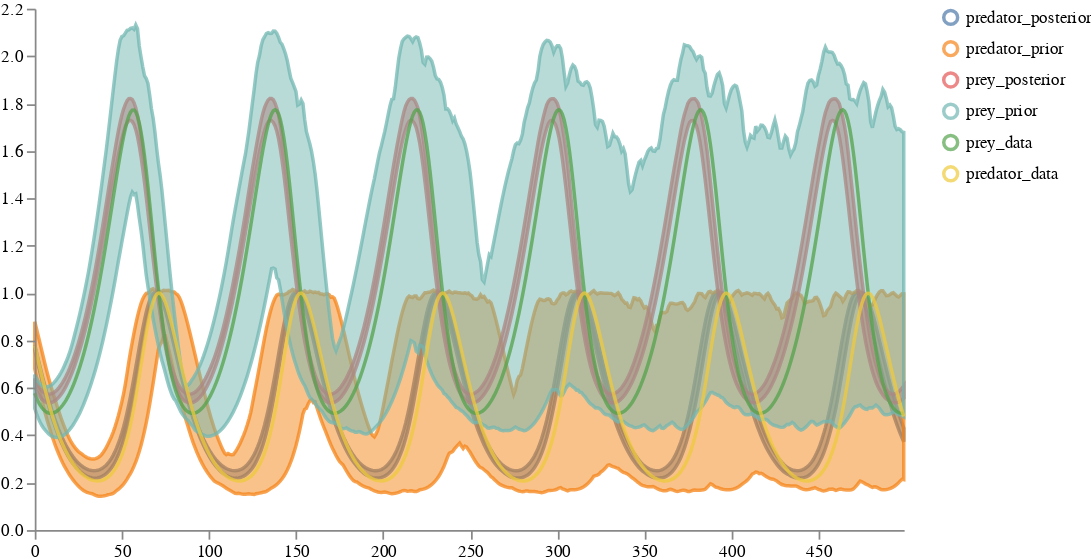

This figure's notebook cell:
### Code cell
distributions = pd.DataFrame({
    'timepoint_id': prior_samples_df['timepoint_id'],
    'sample_id': prior_samples_df['sample_id'],
    'prey_prior': prior_samples_df['prey_population_sol'], 
    'predator_prior': prior_samples_df['predator_population_sol'],
    'prey_posterior': posterior_samples_df['prey_population_sol'],
    'predator_posterior': posterior_samples_df['predator_population_sol'],
    })

traces = pd.DataFrame({
    "timepoint_id": deterministic_lotka_volterra_trajectory_df['timepoint_id'],
    'prey_data': deterministic_lotka_volterra_trajectory_df['prey_population_sol'],
    'predator_data': deterministic_lotka_volterra_trajectory_df['predator_population_sol']
})

schema = vega.trajectories(distributions, traces=traces)
vega.ipy_display(schema)

### Figure 1 — Vega specification as saved in the notebook (floating-point values rounded to 4 significant figures; data arrays with more than 128 entries replaced by an {"elided": "..."} marker saying what was removed)
{"$schema": "https://vega.github.io/schema/vega/v5.json", "axes": [{"orient": "bottom", "scale": "xscale", "zindex": 100}, {"orient": "left", "scale": "yscale", "zindex": 100}], "data": [{"name": "distributions", "values": {"elided": "2000 records"}}, {"name": "traces", "values": {"elided": "1000 records"}}, {"name": "points", "values": []}, {"name": "markers", "values": []}, {"name": "selected", "on": [{"remove": true, "trigger": "clear"}, {"remove": true, "trigger": "!shift"}, {"insert": "clicked", "trigger": "!shift && clicked"}, {"toggle": "clicked", "trigger": "shift && clicked"}]}], "height": 300, "legends": [{"encode": {"labels": {"interactive": true, "name": "legendLabel", "update": {"opacity": [{"test": "!length(data('selected')) || indata('selected', 'value', datum.value)", "value": 1}, {"value": 0.25}]}}, "symbols": {"interactive": true, "name": "legendSymbol", "update": {"fill": {"value": "transparent"}, "opacity": [{"test": "!length(data('selected')) || indata('selected', 'value', datum.value)", "value": 0.7}, {"value": 0.15}], "size": {"value": 64}, "strokeWidth": {"value": 2}}}}, "stroke": "color"}], "marks": [{"from": {"facet": {"data": "points", "groupby": "trajectory", "name": "points_split"}}, "marks": [{"encode": {"hover": {"fillOpacity": {"value": 0.9}}, "update": {"fill": {"field": "trajectory", "scale": "color"}, "fillOpacity": [{"test": "!length(data('selected')) || indata('selected', 'value', datum.trajectory)", "value": 0.5}, {"value": 0.15}], "stroke": {"field": "trajectory", "scale": "color"}, "strokeOpacity": [{"test": "!length(data('selected')) || indata('selected', 'value', datum.trajectory)", "value": 0.75}, {"value": 0.15}], "strokeWidth": {"value": 2}, "x": {"field": "timepoint_id", "scale": "xscale"}, "y": {"field": "value", "scale": "yscale"}}}, "from": {"data": "points"}, "name": "_points_symbol", "type": "symbol", "zindex": 3}, {"encode": {"hover": {"fillOpacity": {"value": 0.9}}, "update": {"interpolate": {"value": "linear"}, "stroke": {"field": "trajectory", "scale": "color"}, "strokeOpacity": [{"test": "!length(data('selected')) || indata('selected', 'value', datum.trajectory)", "value": 0.3}, {"value": 0.1}], "strokeWidth": {"value": 2}, "x": {"field": "timepoint_id", "scale": "xscale"}, "y": {"field": "value", "scale": "yscale"}}}, "from": {"data": "points"}, "name": "_points_line", "type": "line", "zindex": 3}], "name": "_points", "type": "group", "zindex": 3}, {"from": {"facet": {"data": "traces", "groupby": "trajectory", "name": "traces_split"}}, "marks": [{"encode": {"hover": {"fillOpacity": {"value": 0.9}}, "update": {"interpolate": {"value": "linear"}, "stroke": {"field": "trajectory", "scale": "color"}, "strokeOpacity": [{"test": "!length(data('selected')) || indata('selected', 'value', datum.trajectory)", "value": 0.75}, {"value": 0.15}], "strokeWidth": {"value": 2}, "x": {"field": "timepoint_id", "scale": "xscale"}, "y": {"field": "value", "scale": "yscale"}}}, "from": {"data": "traces_split"}, "name": "_traces_lines", "type": "line"}], "name": "_traces", "type": "group", "zindex": 2}, {"from": {"facet": {"data": "distributions", "groupby": "trajectory", "name": "trajectory_split"}}, "marks": [{"encode": {"hover": {"fillOpacity": {"value": 0.9}}, "update": {"fill": {"field": "trajectory", "scale": "color"}, "fillOpacity": [{"test": "!length(data('selected')) || indata('selected', 'value', datum.trajectory)", "value": 0.5}, {"value": 0.15}], "interpolate": {"value": "linear"}, "stroke": {"field": "trajectory", "scale": "color"}, "strokeOpacity": [{"test": "!length(data('selected')) || indata('selected', 'value', datum.trajectory)", "value": 0.75}, {"value": 0.15}], "strokeWidth": {"value": 2}, "x": {"field": "timepoint_id", "scale": "xscale"}, "y": {"field": "upper", "scale": "yscale"}, "y2": {"field": "lower", "scale": "yscale"}}}, "from": {"data": "trajectory_split"}, "type": "area"}], "name": "_distributions", "type": "group", "zindex": 1}, {"marks": [{"encode": {"enter": {"stroke": {"value": "lightgray"}}, "update": {"opacity": {"value": 1}, "x": {"field": "timepoint_id", "scale": "xscale"}, "y": {"signal": "height"}, "y2": {"value": 0}}}, "from": {"data": "markers"}, "name": "_marker text", "type": "rule"}, {"encode": {"enter": {"fontSize": {"value": 8}, "text": {"field": "datum.label"}, "y": {"value": 0}}}, "from": {"data": "_marker text"}, "name": "_marker flags", "transform": [{"as": ["x", "_y", "opacity", "align", "baseline"], "lineAnchor": "start", "offset": [1], "size": {"signal": "[width, height]"}, "type": "label"}], "type": "text"}], "name": "_markers", "type": "group"}], "scales": [{"domain": {"fields": [{"data": "distributions", "field": "timepoint_id"}, {"data": "traces", "field": "timepoint_id"}, {"data": "points", "field": "timepoint_id"}, {"data": "markers", "field": "timepoint_id"}]}, "name": "xscale", "range": "width", "type": "linear", "zero": false}, {"domain": {"fields": [{"data": "distributions", "field": "lower"}, {"data": "distributions", "field": "upper"}, {"data": "traces", "field": "value"}, {"data": "points", "field": "value"}]}, "name": "yscale", "nice": true, "range": "height", "type": "linear", "zero": true}, {"domain": {"fields": [{"data": "distributions", "field": "trajectory"}, {"data": "traces", "field": "trajectory"}, {"data": "points", "field": "trajectory"}]}, "name": "color", "range": "category", "type": "ordinal"}], "signals": [{"name": "clear", "on": [{"events": "mouseup[!event.item]", "force": true, "update": "true"}], "value": true}, {"name": "shift", "on": [{"events": "@legendSymbol:click, @legendLabel:click", "force": true, "update": "event.shiftKey"}], "value": false}, {"name": "clicked", "on": [{"events": "@legendSymbol:click, @legendLabel:click", "force": true, "update": "{value: datum.value}"}], "value": null}], "width": 500}
